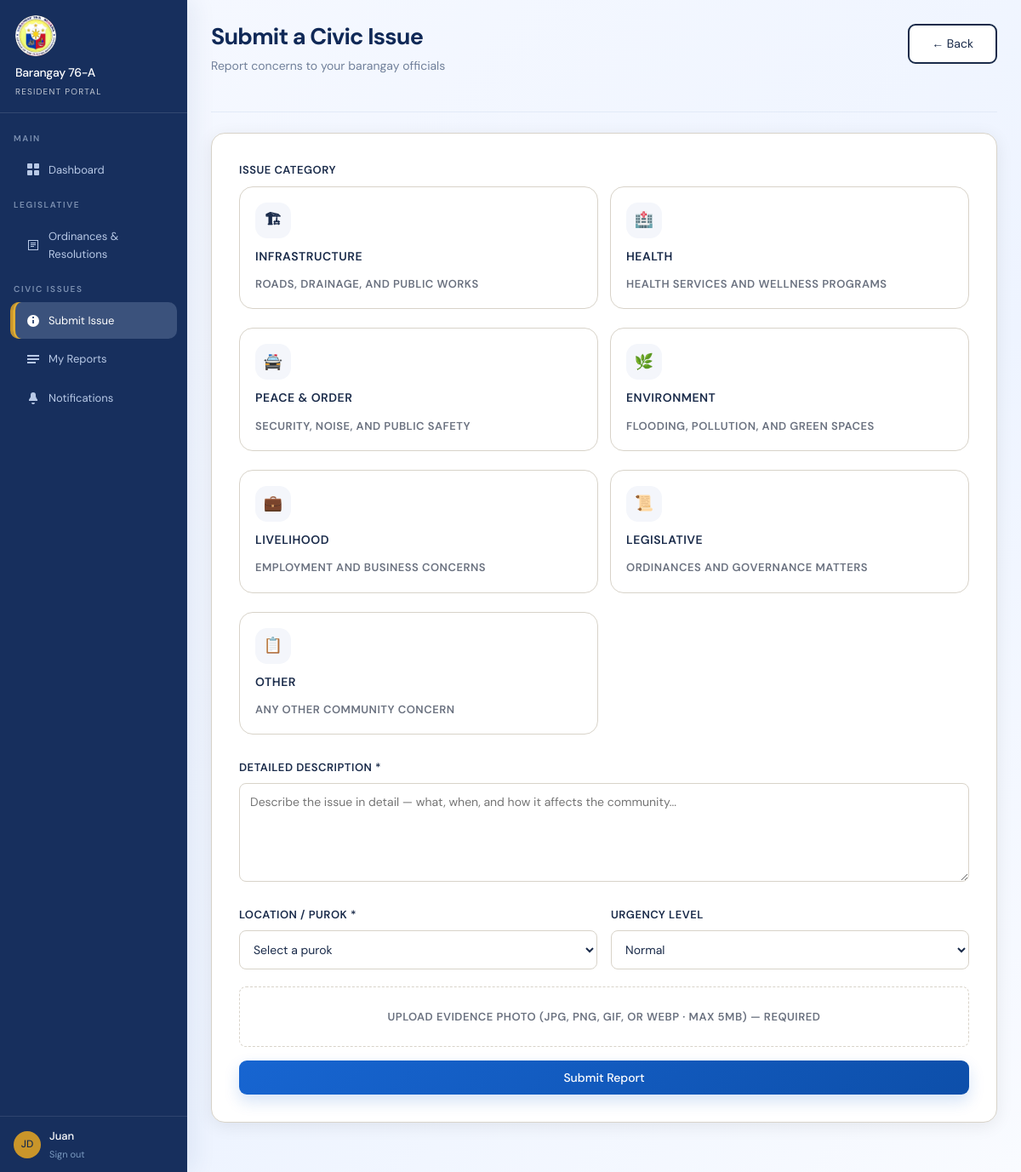
The app's page /report_issue.php (signed in) with its own data.
### tables this page shows
CREATE TABLE IF NOT EXISTS users (
    id INT AUTO_INCREMENT PRIMARY KEY,
    full_name VARCHAR(150) NOT NULL,
    birthdate DATE DEFAULT NULL,
    email VARCHAR(150) NOT NULL UNIQUE,
    password_hash VARCHAR(255) NOT NULL,
    role ENUM('resident','official','admin') NOT NULL DEFAULT 'resident',
    committee VARCHAR(100) DEFAULT NULL,
    position VARCHAR(120) DEFAULT NULL,
    phone VARCHAR(40) DEFAULT NULL,
    residency_verified TINYINT(1) DEFAULT 0,
    rejection_reason VARCHAR(255) DEFAULT NULL,
    address VARCHAR(255) DEFAULT NULL,
    identification VARCHAR(255) DEFAULT NULL,
    photo_path VARCHAR(255) DEFAULT NULL,
    created_at DATETIME DEFAULT CURRENT_TIMESTAMP
);

### config.php (called while the page is built, shortened)
<?php
$DB_HOST = 'localhost';
$DB_NAME = 'barangay_system';
$DB_USER = 'root';
$DB_PASS = '';
try {
    $db = new PDO("mysql:host=$DB_HOST;dbname=$DB_NAME;charset=utf8mb4", $DB_USER, $DB_PASS);
    $db->setAttribute(PDO::ATTR_ERRMODE, PDO::ERRMODE_EXCEPTION);
    $db->exec("CREATE TABLE IF NOT EXISTS issue_updates (
        id INT AUTO_INCREMENT PRIMARY KEY,
        issue_id INT NOT NULL,
        user_id INT NOT NULL,
        status ENUM('Open', 'In Progress', 'Resolved') NOT NULL,
        notes TEXT DEFAULT NULL,
        photo_path VARCHAR(255) DEFAULT NULL,
        created_at DATETIME DEFAULT CURRENT_TIMESTAMP,
        KEY idx_issue_id (issue_id),
        KEY idx_user_id (user_id)
    ) ENGINE=InnoDB DEFAULT CHARSET=utf8mb4 COLLATE=utf8mb4_unicode_ci");
    $db->exec("CREATE TABLE IF NOT EXISTS residents (
        resident_id INT AUTO_INCREMENT PRIMARY KEY,
        name VARCHAR(150) NOT NULL,
        contact_number VARCHAR(40) NOT NULL,
        age TINYINT UNSIGNED NOT NULL,
        created_at DATETIME DEFAULT CURRENT_TIMESTAMP,
        UNIQUE KEY uq_resident_name (name),
        KEY idx_resident_name (name)
    ) ENGINE=InnoDB DEFAULT CHARSET=utf8mb4 COLLATE=utf8mb4_unicode_ci");
    $db->exec("CREATE TABLE IF NOT EXISTS certificate_requests (
        request_id INT AUTO_INCREMENT PRIMARY KEY,
        resident_id INT NOT NULL,
        purpose VARCHAR(255) NOT NULL,
        full_name VARCHAR(150) NOT NULL,
        birthdate DATE DEFAULT NULL,
        address VARCHAR(255) NOT NULL,
        civil_status VARCHAR(50) DEFAULT NULL,
        phone VARCHAR(40) DEFAULT NULL,
        valid_id_path VARCHAR(255) DEFAULT NULL,
        claim_method ENUM('pickup', 'digital') NOT NULL DEFAULT 'pickup',
        status ENUM('Pending', 'Processing', 'Ready for Pick-up', 'Released', 'Rejected') NOT NULL DEFAULT 'Pending',
        notes TEXT DEFAULT NULL,
        requested_at DATETIME NOT NULL DEFAULT CURRENT_TIMESTAMP,
        release_date DATETIME DEFAULT NULL,
        digital_generated_at DATETIME DEFAULT NULL,
        processed_by INT DEFAULT NULL,
        FOREIGN KEY (resident_id) REFERENCES users(id) ON DELETE CASCADE,
        FOREIGN KEY (processed_by) REFERENCES users(id) ON DELETE SET NULL,
        KEY idx_certificate_resident (resident_id),
        KEY idx_certificate_status (status)
    ) ENGINE=InnoDB DEFAULT CHARSET=utf8mb4 COLLATE=utf8mb4_unicode_ci");
    foreach ([
        'claim_method' => "ENUM('pickup', 'digital') NOT NULL DEFAULT 'pickup' AFTER valid_id_path",
        'digital_generated_at' => 'DATETIME DEFAULT NULL AFTER release_date'
    ] as $column => $definition) {
        try {
            $db->exec("ALTER TABLE certificate_requests ADD COLUMN {$column} {$definition}");
        } catch (PDOException $e) {
            if (($e->errorInfo[1] ?? null) !== 1060) {
                throw $e;
            }
        }
    }
    foreach ([
        'birthdate' => 'DATE DEFAULT NULL AFTER full_name',
        'position' => 'VARCHAR(120) DEFAULT NULL AFTER committee',
        'phone' => 'VARCHAR(40) DEFAULT NULL AFTER position',
        'photo_path' => 'VARCHAR(255) DEFAULT NULL AFTER identification',
        'rejection_reason' => 'VARCHAR(255) DEFAULT NULL AFTER residency_verified'
    ] as $column => $definition) {
        try {
            $db->exec("ALTER TABLE users ADD COLUMN {$column} {$definition}");
        } catch (PDOException $e) {
            if (($e->errorInfo[1] ?? null) !== 1060) {
                throw $e;
            }
        }
    }
    try {
        $db->exec("ALTER TABLE legislation ADD COLUMN document_image_path VARCHAR(255) DEFAULT NULL AFTER description");
    } catch (PDOException $e) {
        if (($e->errorInfo[1] ?? null) !== 1060) {
            throw $e;
        }
    }
    $db->exec("UPDATE legislation SET document_image_path = CASE title
        WHEN 'Curfew Hours for Minors Ordinance' THEN 'assets/uploads/legislation/curfew.jpg'
        WHEN 'Barangay Livelihood Support Program' THEN 'assets/uploads/legislation/livelihood.png'
        WHEN 'Waste Segregation Compliance Ordinance' THEN 'assets/uploads/legislation/waste.jpg'
        ELSE document_image_path
    END
    WHERE title IN ('Curfew Hours for Minors Ordinance', 'Barangay Livelihood Support Program', 'Waste Segregation Compliance Ordinance')
      AND (document_image_path IS NULL OR document_image_path = '')");
    $db->exec("UPDATE users SET
        position = CASE email
            WHEN 'maria.santos@barangay.gov' THEN 'Barangay Captain'
            WHEN 'roberto.cruz@barangay.gov' THEN 'Committee Chairperson'
            WHEN 'luz.peralta@barangay.gov' THEN 'Committee Chairperson'
            WHEN 'carlos.mendoza@barangay.gov' THEN 'Committee Chairperson'
            WHEN 'elena.fernandez@barangay.gov' THEN 'Committee Chairperson'
            WHEN 'david.santos@barangay.gov' THEN 'Committee Chairperson'
            WHEN 'susan.morales@barangay.gov' THEN 'Committee Chairperson'
            ELSE COALESCE(position, 'Barangay Official')
        END,
        phone = COALESCE(NULLIF(phone, ''), 'Contact through Barangay Hall'),
        address = COALESCE(NULLIF(address, ''), 'Barangay Hall, Barangay 76-A')
        WHERE role = 'official'");
} catch (PDOException $e) {
    die('Database connection failed: ' . $e->getMessage());
}
function currentUser() {
    $user = $_SESSION['user'];
    global $db;
    try {
        $stmt = $db->prepare('SELECT * FROM users WHERE id = ? LIMIT 1');
        $stmt->execute([$user['id']]);
        $freshUser = $stmt->fetch(PDO::FETCH_ASSOC);
        if ($freshUser) {
            return $freshUser;
        }
    } catch (Throwable $e) {
        return $user;
    }
    return $user;
}
function requireRole($roles = []) {
    $user = currentUser();
}

### report_issue.php (the view, shortened to what this page needs)
<?php
require_once 'config.php';
requireRole(['resident']);
$user = currentUser();
$urgency = $_POST['urgency'] ?? 'Normal';
?>
<!DOCTYPE html>
<html lang="en">
<head>
    <link rel="stylesheet" href="assets/css/style.css?v=20260909-logo">
</head>
<body style="display:flex;min-height:100vh;">
<div class="sidebar" id="sb-resident">
  <div class="sidebar-brand">
    <div class="sb-seal">⚖</div>
    <div class="sb-name">Barangay 76-A</div>
    <div class="sb-role">Resident Portal</div>
  </div>
  <nav class="sidebar-nav">
    <div class="nav-section">Main</div>
    <div class="nav-item" onclick="location.href='resident_dashboard.php'">
      <svg width="16" height="16" viewBox="0 0 16 16" fill="currentColor"><rect x="1" y="1" width="6" height="6" rx="1"/><rect x="9" y="1" width="6" height="6" rx="1"/><rect x="1" y="9" width="6" height="6" rx="1"/><rect x="9" y="9" width="6" height="6" rx="1"/></svg>
      Dashboard
    </div>
    <div class="nav-section">Legislative</div>
    <div class="nav-item" onclick="location.href='legislation.php'">
      <svg width="16" height="16" viewBox="0 0 16 16" fill="currentColor"><path d="M2 2h12v12H2V2zm1 1v10h10V3H3zm2 2h6v1H5V5zm0 2h6v1H5V7zm0 2h4v1H5V9z"/></svg>
      Ordinances & Resolutions
    </div>
    <div class="nav-section">Civic Issues</div>
    <div class="nav-item active" onclick="location.href='report_issue.php'">
      <svg width="16" height="16" viewBox="0 0 16 16" fill="currentColor"><path d="M8 1a7 7 0 100 14A7 7 0 008 1zm1 10H7V7h2v4zm0-6H7V3h2v2z"/></svg>
      Submit Issue
    </div>
    <div class="nav-item" onclick="location.href='issue_status.php'">
      <svg width="16" height="16" viewBox="0 0 16 16" fill="currentColor"><path d="M1 3h14v2H1V3zm0 4h14v2H1V7zm0 4h10v2H1v-2z"/></svg>
      My Reports
    </div>
    <div class="nav-item" onclick="location.href='notifications.php'">
      <svg width="16" height="16" viewBox="0 0 16 16" fill="currentColor"><path d="M8 1a3 3 0 00-3 3v2.1c0 .55-.23 1.08-.63 1.45L3 9.5v1.5h10V9.5l-1.37-1.95A1.99 1.99 0 0011 6.1V4a3 3 0 00-3-3zm0 14a2 2 0 002-2H6a2 2 0 002 2z"/></svg>
      Notifications
    </div>
  </nav>
  <div class="sidebar-footer">
    <div class="sb-user">
      <div class="sb-avatar"><?= strtoupper(substr($user['full_name'], 0, 1)) . strtoupper(substr($user['full_name'], strpos($user['full_name'], ' ') + 1, 1)) ?></div>
      <div>
        <div class="sb-uname"><?= htmlspecialchars(explode(' ', $user['full_name'])[0]) ?></div>
        <div class="sb-logout" onclick="location.href='logout.php'">Sign out</div>
      </div>
    </div>
  </div>
</div>
<div class="main" style="flex:1; padding:28px;">
  <div class="page-header">
    <div style="display:flex;justify-content:space-between;align-items:flex-start;gap:16px;flex-wrap:wrap;margin-bottom:24px">
      <div>
        <h1 class="page-title">Submit a Civic Issue</h1>
        <p class="page-sub">Report concerns to your barangay officials</p>
      </div>
      <a href="resident_dashboard.php" class="btn-secondary" style="display:inline-flex;align-items:center;justify-content:center">← Back</a>
    </div>
  </div>
  <form method="post" enctype="multipart/form-data">
    <div class="form-group">
      <label>Issue Category</label>
      <div class="issue-grid">
        <label class="issue-option">
          <div class="option-content">
            <span class="option-icon">🏗</span>
            <span class="option-title">Infrastructure</span>
            <span class="option-sub">Roads, drainage, and public works</span>
          </div>
        </label>
        <label class="issue-option">
          <div class="option-content">
            <span class="option-icon">🏥</span>
            <span class="option-title">Health</span>
            <span class="option-sub">Health services and wellness programs</span>
          </div>
        </label>
        <label class="issue-option">
          <div class="option-content">
            <span class="option-icon">🚔</span>
            <span class="option-title">Peace &amp; Order</span>
            <span class="option-sub">Security, noise, and public safety</span>
          </div>
        </label>
        <label class="issue-option">
          <div class="option-content">
            <span class="option-icon">🌿</span>
            <span class="option-title">Environment</span>
            <span class="option-sub">Flooding, pollution, and green spaces</span>
          </div>
        </label>
        <label class="issue-option">
          <div class="option-content">
            <span class="option-icon">💼</span>
            <span class="option-title">Livelihood</span>
            <span class="option-sub">Employment and business concerns</span>
          </div>
        </label>
        <label class="issue-option">
          <div class="option-content">
            <span class="option-icon">📜</span>
            <span class="option-title">Legislative</span>
            <span class="option-sub">Ordinances and governance matters</span>
          </div>
        </label>
        <label class="issue-option">
          <div class="option-content">
            <span class="option-icon">📋</span>
            <span class="option-title">Other</span>
            <span class="option-sub">Any other community concern</span>
          </div>
        </label>
      </div>
    </div>
    <div class="form-group">
      <label for="description">Detailed Description *</label>
      <textarea id="description" name="description" placeholder="Describe the issue in detail — what, when, and how it affects the community..." rows="5" required><?= htmlspecialchars($_POST['description'] ?? '') ?></textarea>
    </div>
    <div class="form-row">
      <div class="form-group">
        <label for="location">Location / Purok *</label>
        <select id="location" name="location" required>
          <option value="" disabled <?= empty($_POST['location']) ? 'selected' : '' ?>>Select a purok</option>
        </select>
      </div>
      <div class="form-group">
        <label for="urgency">Urgency Level</label>
        <select id="urgency" name="urgency">
          <option value="Normal" <?= $urgency === 'Normal' ? 'selected' : '' ?>>Normal</option>
        </select>
      </div>
    </div>
    <label class="upload-zone">
      <span>Upload evidence photo (JPG, PNG, GIF, or WEBP · Max 5MB) — Required</span>
    </label>
    <button type="submit" class="btn-primary">Submit Report</button>
  </form>
</div>
</body>
</html>

### records on screen
users: full_name "J", full_name "D", full_name "Juan"
